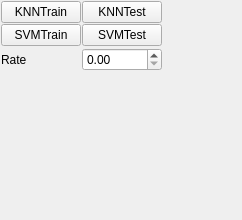
<?xml version="1.0" encoding="UTF-8"?>
<ui version="4.0">
 <class>MainWindow</class>
 <widget class="QMainWindow" name="MainWindow">
  <property name="geometry">
   <rect>
    <x>0</x>
    <y>0</y>
    <width>242</width>
    <height>220</height>
   </rect>
  </property>
  <property name="windowTitle">
   <string>MainWindow</string>
  </property>
  <widget class="QWidget" name="centralwidget">
   <layout class="QGridLayout" name="layoutGWidget">
    <property name="leftMargin">
     <number>1</number>
    </property>
    <property name="topMargin">
     <number>1</number>
    </property>
    <property name="rightMargin">
     <number>1</number>
    </property>
    <property name="bottomMargin">
     <number>1</number>
    </property>
    <property name="spacing">
     <number>1</number>
    </property>
    <item row="0" column="1">
     <widget class="QPushButton" name="buttonKNNTest">
      <property name="text">
       <string>KNNTest</string>
      </property>
     </widget>
    </item>
    <item row="1" column="0">
     <widget class="QPushButton" name="buttonSVMTrain">
      <property name="text">
       <string>SVMTrain</string>
      </property>
     </widget>
    </item>
    <item row="3" column="0">
     <widget class="QLabel" name="labelRate">
      <property name="text">
       <string>Rate</string>
      </property>
     </widget>
    </item>
    <item row="0" column="0">
     <widget class="QPushButton" name="buttonKNNTrain">
      <property name="text">
       <string>KNNTrain</string>
      </property>
     </widget>
    </item>
    <item row="4" column="0" colspan="2">
     <spacer name="verticalSpacer">
      <property name="orientation">
       <enum>Qt::Vertical</enum>
      </property>
      <property name="sizeHint" stdset="0">
       <size>
        <width>20</width>
        <height>40</height>
       </size>
      </property>
     </spacer>
    </item>
    <item row="3" column="1">
     <widget class="QDoubleSpinBox" name="doubleSpinBox"/>
    </item>
    <item row="1" column="1">
     <widget class="QPushButton" name="buttonSVMTest">
      <property name="text">
       <string>SVMTest</string>
      </property>
     </widget>
    </item>
    <item row="0" column="2" rowspan="5">
     <spacer name="horizontalSpacer">
      <property name="orientation">
       <enum>Qt::Horizontal</enum>
      </property>
      <property name="sizeHint" stdset="0">
       <size>
        <width>40</width>
        <height>20</height>
       </size>
      </property>
     </spacer>
    </item>
   </layout>
  </widget>
  <widget class="QMenuBar" name="menubar">
   <property name="geometry">
    <rect>
     <x>0</x>
     <y>0</y>
     <width>242</width>
     <height>29</height>
    </rect>
   </property>
  </widget>
 </widget>
 <resources/>
 <connections/>
</ui>
